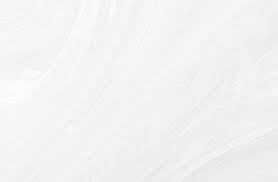
#> input picture ComputerVision/Source/putih.jpeg, 278 x 182 px, found by its file name
$ python Bab2_2.py
#> lines starting #> are read from the running program, lines starting #| are printed output that depends on the picture; after the words box and inside, x2 and y2 are one past the last pixel; in counts of white or black regions, pixels touching at a corner belong together
import cv2

image=cv2.imread("ComputerVision/Source/putih.jpeg")
#> image is the input picture: shape (182, 278, 3); min 229, max 255, mean 242.3
text="Test"
position=(50,50)
font=cv2.FONT_HERSHEY_SIMPLEX
font_scale=1
color=(0,0,255)
thickness=2

cv2.putText(image, text, position, font, font_scale, color, thickness, cv2.LINE_AA)
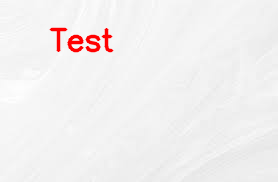
#> image: shape (182, 278, 3); 1.6% of pixels changed, all inside (x1, y1, x2, y2) = (49, 27, 114, 53)
resized_image= cv2. resize(image, (400,200))
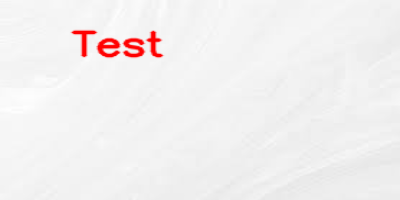
#> resized_image: shape (200, 400, 3); mean B, G, R 239.6, 239.6, 242.4
cv2.imshow("Image_text", image)
cv2.imshow("Resized", resized_image)

cv2.waitKey(0)
cv2.destroyAllWindows()
